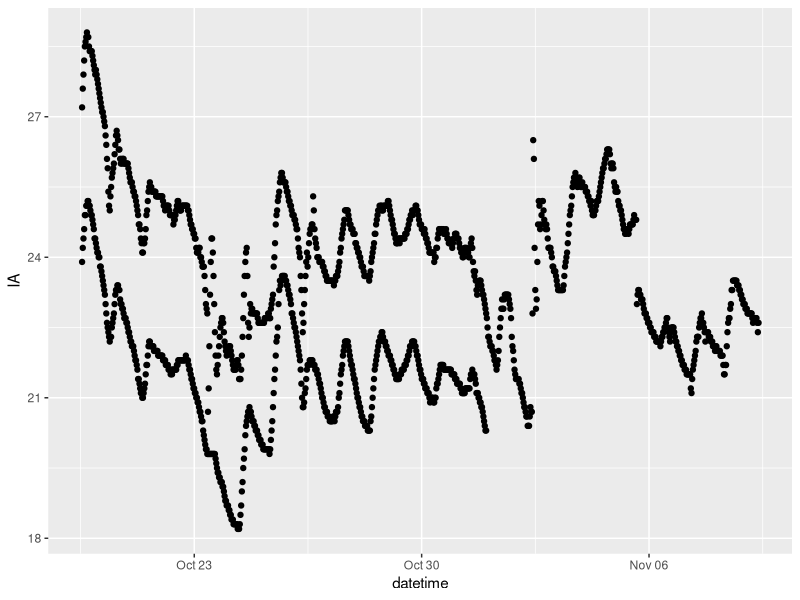
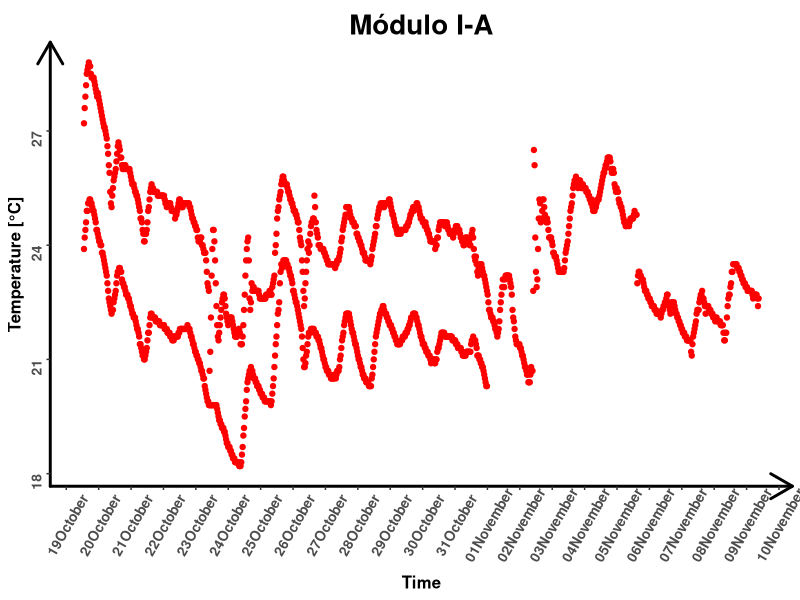
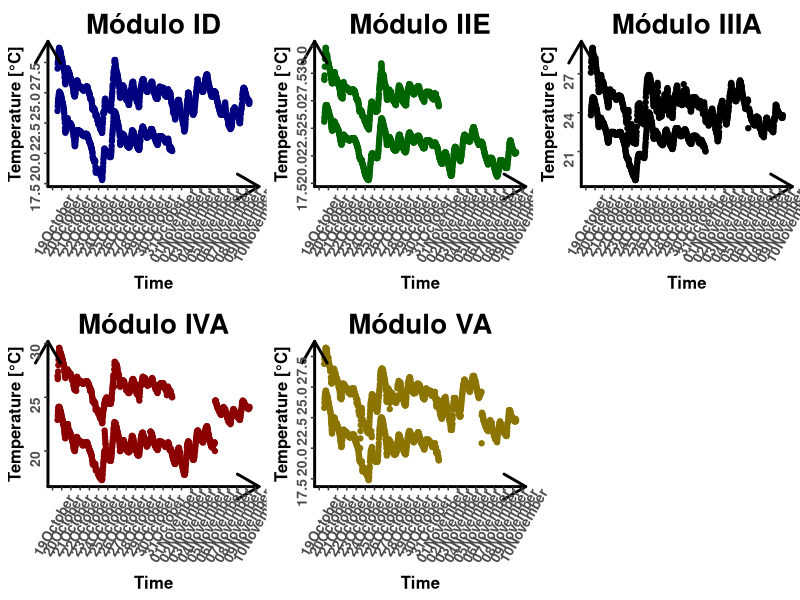

The R source for these figures, in order:
#### This scrypt comes from the temperature regulating system, that I used on my master thesis experiments.
#### It have 5 modules with 5 pairs of temperature receptors, one for the ambient temperature treatment and one for the ambient + 
#### 4°C treatment. Each one of the 25 columns of the file are one pair of ambient/warm, and date and time are the first two columns.
#### The file total.csv and total.txt are the data

## First: Set your work directory with setwd("addres of your directory")
#### Importing the data
temperatures <- read.table("total.txt", header = T, 
                           colClasses = c("character",
                                          "character", 
                                          rep("numeric", 25) ))
##î It is important to put the first two columns
 ## as character, because, if not, R reads like 
 ## numeric and the format crashes

View(temperatures) ##exploring the data
str(temperatures)
head(temperatures)

##Packages you'll need
library(ggplot2)
library(tidyverse)
library(ggpubr)
library(lubridate)

temperatures <- temperatures %>% mutate(date = temperatures$data, time = temperatures$tempo) ## Just for sure
temperatures <- unite(temperatures, "datetime",
                      c("data", "tempo"), sep = "") #Here you can use the lubridate package
View(temperatures)

my_modules <- c("ID", "IIE", "IIIA", "IVA", "VA") ##Here you select what modules did you used

temperatures$datetime <- mdy_hms(temperatures$datetime) ## Transforming into the right format (data and time)

class(temperatures$datetime)## It is a POSIXct and POSIXT, POSIXct is the format that 



##Graphs
temp <- ggplot(temperatures, aes(x = datetime, y = IA)) + geom_point() ##Testing with a random block
temp

#Function to speed up the production of graphs with their aesthetics components
line_temp <- function(fun.data, fun.y, title = " ", cor = "black") {
  fun.data$fun.y <- fun.data[, fun.y]
  ggplot(fun.data, aes(x = datetime, y = fun.y)) + 
    geom_point(color = cor) + ylab("Temperature [°C]") +
    ggtitle(title) +
    scale_x_datetime(date_labels = "%d%B", date_breaks = "1 day") +
    theme(panel.grid.major = element_blank(), panel.grid.minor = element_blank(),
          plot.title = element_text(hjust = 0.5, vjust = 0, size = 20, face = "bold"),
          axis.text.x = element_text(angle = 60, size = 10, face = "bold", vjust = 0.6),
          axis.text.y = element_text(angle = 90, size = 10, face = "bold"),
          axis.title.x = element_text(size = 12, face = "bold"),
          axis.title.y = element_text(size = 12, face = "bold"),
          panel.background = element_blank(),
          axis.line = element_line(size = 1, lineend = "round", arrow = arrow())) +
    xlab("Time") 
}

line_temp(temperatures, "IA", title = "Módulo I-A", cor = "red") #Testing, don't forget to use "" on fun.y


### Making an arrange of my five modules
pallete <- c("navyblue", "darkgreen", "black", "darkred", "gold4")
my_modules
ggarrange(line_temp(temperatures, my_modules[1], paste("Módulo", my_modules[1], sep = " "),
                    cor = pallete[1]),
          line_temp(temperatures, my_modules[2], paste("Módulo", my_modules[2], sep = " "),
                    cor = pallete[2]),
          line_temp(temperatures, my_modules[3], paste("Módulo", my_modules[3], sep = " "),
                    cor = pallete[3]),
          line_temp(temperatures, my_modules[4], paste("Módulo", my_modules[4], sep = " "),
                    cor = pallete[4]),
          line_temp(temperatures, my_modules[5], paste("Módulo", my_modules[5], sep = " "),
                    cor = pallete[5]),
          nrow = 2, ncol = 3)

##Adicionar uma escala que delimita apenas o tempo de experimento